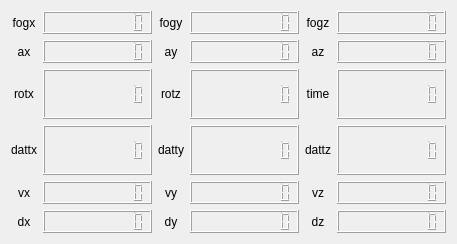
            <widget class="QWidget" name="tab_2">
             <attribute name="title">
              <string>数据显示</string>
             </attribute>
             <layout class="QGridLayout" name="gridLayout_10" columnstretch="1,3,1,3,1,3">
              <item row="2" column="2">
               <widget class="QLabel" name="label_22">
                <property name="text">
                 <string>rotz</string>
                </property>
                <property name="alignment">
                 <set>Qt::AlignCenter</set>
                </property>
               </widget>
              </item>
              <item row="0" column="0">
               <widget class="QLabel" name="label_23">
                <property name="text">
                 <string>fogx</string>
                </property>
                <property name="alignment">
                 <set>Qt::AlignCenter</set>
                </property>
               </widget>
              </item>
              <item row="0" column="2">
               <widget class="QLabel" name="label_24">
                <property name="text">
                 <string>fogy</string>
                </property>
                <property name="alignment">
                 <set>Qt::AlignCenter</set>
                </property>
               </widget>
              </item>
              <item row="4" column="1">
               <widget class="QLCDNumber" name="lcdvx_2">
                <property name="digitCount">
                 <number>10</number>
                </property>
               </widget>
              </item>
              <item row="4" column="3">
               <widget class="QLCDNumber" name="lcdvy_2">
                <property name="digitCount">
                 <number>10</number>
                </property>
               </widget>
              </item>
              <item row="0" column="5">
               <widget class="QLCDNumber" name="lcdfogz_2">
                <property name="maximumSize">
                 <size>
                  <width>16777215</width>
                  <height>50</height>
                 </size>
                </property>
                <property name="digitCount">
                 <number>10</number>
                </property>
               </widget>
              </item>
              <item row="2" column="3">
               <widget class="QLCDNumber" name="lcdrotz_2">
                <property name="minimumSize">
                 <size>
                  <width>100</width>
                  <height>50</height>
                 </size>
                </property>
                <property name="smallDecimalPoint">
                 <bool>false</bool>
                </property>
                <property name="digitCount">
                 <number>10</number>
                </property>
               </widget>
              </item>
              <item row="3" column="2">
               <widget class="QLabel" name="label_25">
                <property name="text">
                 <string>datty</string>
                </property>
                <property name="alignment">
                 <set>Qt::AlignCenter</set>
                </property>
               </widget>
              </item>
              <item row="2" column="1">
               <widget class="QLCDNumber" name="lcdrotx_2">
                <property name="maximumSize">
                 <size>
                  <width>16777215</width>
                  <height>50</height>
                 </size>
                </property>
                <property name="digitCount">
                 <number>10</number>
                </property>
               </widget>
              </item>
              <item row="3" column="4">
               <widget class="QLabel" name="label_26">
                <property name="text">
                 <string>dattz</string>
                </property>
                <property name="alignment">
                 <set>Qt::AlignCenter</set>
                </property>
               </widget>
              </item>
              <item row="1" column="5">
               <widget class="QLCDNumber" name="lcdaz_2">
                <property name="maximumSize">
                 <size>
                  <width>16777215</width>
                  <height>50</height>
                 </size>
                </property>
                <property name="digitCount">
                 <number>10</number>
                </property>
               </widget>
              </item>
              <item row="4" column="5">
               <widget class="QLCDNumber" name="lcdvz_2">
                <property name="maximumSize">
                 <size>
                  <width>16777215</width>
                  <height>50</height>
                 </size>
                </property>
                <property name="digitCount">
                 <number>10</number>
                </property>
               </widget>
              </item>
              <item row="1" column="4">
               <widget class="QLabel" name="label_27">
                <property name="text">
                 <string>az</string>
                </property>
                <property name="alignment">
                 <set>Qt::AlignCenter</set>
                </property>
               </widget>
              </item>
              <item row="1" column="2">
               <widget class="QLabel" name="label_28">
                <property name="text">
                 <string>ay</string>
                </property>
                <property name="alignment">
                 <set>Qt::AlignCenter</set>
                </property>
               </widget>
              </item>
              <item row="4" column="0">
               <widget class="QLabel" name="label_29">
                <property name="text">
                 <string>vx</string>
                </property>
                <property name="alignment">
                 <set>Qt::AlignCenter</set>
                </property>
               </widget>
              </item>
              <item row="2" column="4">
               <widget class="QLabel" name="label_30">
                <property name="text">
                 <string>time</string>
                </property>
                <property name="alignment">
                 <set>Qt::AlignCenter</set>
                </property>
               </widget>
              </item>
              <item row="1" column="1">
               <widget class="QLCDNumber" name="lcdax_2">
                <property name="maximumSize">
                 <size>
                  <width>16777215</width>
                  <height>50</height>
                 </size>
                </property>
                <property name="digitCount">
                 <number>10</number>
                </property>
               </widget>
              </item>
              <item row="0" column="3">
               <widget class="QLCDNumber" name="lcdfogy_2">
                <property name="digitCount">
                 <number>10</number>
                </property>
               </widget>
              </item>
              <item row="0" column="1">
               <widget class="QLCDNumber" name="lcdfogx_2">
                <property name="maximumSize">
                 <size>
                  <width>16777215</width>
                  <height>50</height>
                 </size>
                </property>
                <property name="digitCount">
                 <number>10</number>
                </property>
               </widget>
              </item>
              <item row="4" column="2">
               <widget class="QLabel" name="label_31">
                <property name="text">
                 <string>vy</string>
                </property>
                <property name="alignment">
                 <set>Qt::AlignCenter</set>
                </property>
               </widget>
              </item>
              <item row="4" column="4">
               <widget class="QLabel" name="label_32">
                <property name="text">
                 <string>vz</string>
                </property>
                <property name="alignment">
                 <set>Qt::AlignCenter</set>
                </property>
               </widget>
              </item>
              <item row="2" column="5">
               <widget class="QLCDNumber" name="lcdtime_2">
                <property name="maximumSize">
                 <size>
                  <width>16777215</width>
                  <height>50</height>
                 </size>
                </property>
                <property name="digitCount">
                 <number>10</number>
                </property>
               </widget>
              </item>
              <item row="1" column="3">
               <widget class="QLCDNumber" name="lcday_2">
                <property name="digitCount">
                 <number>10</number>
                </property>
               </widget>
              </item>
              <item row="3" column="3">
               <widget class="QLCDNumber" name="lcdatty_2">
                <property name="sizePolicy">
                 <sizepolicy hsizetype="Minimum" vsizetype="Minimum">
                  <horstretch>0</horstretch>
                  <verstretch>0</verstretch>
                 </sizepolicy>
                </property>
                <property name="minimumSize">
                 <size>
                  <width>100</width>
                  <height>50</height>
                 </size>
                </property>
                <property name="maximumSize">
                 <size>
                  <width>16777215</width>
                  <height>50</height>
                 </size>
                </property>
                <property name="digitCount">
                 <number>10</number>
                </property>
               </widget>
              </item>
              <item row="3" column="1">
               <widget class="QLCDNumber" name="lcdattx_2">
                <property name="digitCount">
                 <number>10</number>
                </property>
               </widget>
              </item>
              <item row="3" column="0">
               <widget class="QLabel" name="label_33">
                <property name="text">
                 <string>dattx</string>
                </property>
                <property name="alignment">
                 <set>Qt::AlignCenter</set>
                </property>
               </widget>
              </item>
              <item row="3" column="5">
               <widget class="QLCDNumber" name="lcdattz_2">
                <property name="maximumSize">
                 <size>
                  <width>16777215</width>
                  <height>50</height>
                 </size>
                </property>
                <property name="digitCount">
                 <number>10</number>
                </property>
               </widget>
              </item>
              <item row="2" column="0">
               <widget class="QLabel" name="label_34">
                <property name="text">
                 <string>rotx</string>
                </property>
                <property name="alignment">
                 <set>Qt::AlignCenter</set>
                </property>
               </widget>
              </item>
              <item row="0" column="4">
               <widget class="QLabel" name="label_35">
                <property name="sizePolicy">
                 <sizepolicy hsizetype="Preferred" vsizetype="Preferred">
                  <horstretch>0</horstretch>
                  <verstretch>0</verstretch>
                 </sizepolicy>
                </property>
                <property name="text">
                 <string>fogz</string>
                </property>
                <property name="alignment">
                 <set>Qt::AlignCenter</set>
                </property>
               </widget>
              </item>
              <item row="5" column="1">
               <widget class="QLCDNumber" name="lcddx_2">
                <property name="digitCount">
                 <number>10</number>
                </property>
               </widget>
              </item>
              <item row="5" column="3">
               <widget class="QLCDNumber" name="lcddy_2">
                <property name="digitCount">
                 <number>10</number>
                </property>
               </widget>
              </item>
              <item row="5" column="5">
               <widget class="QLCDNumber" name="lcddz_2">
                <property name="maximumSize">
                 <size>
                  <width>16777215</width>
                  <height>50</height>
                 </size>
                </property>
                <property name="digitCount">
                 <number>10</number>
                </property>
               </widget>
              </item>
              <item row="5" column="0">
               <widget class="QLabel" name="label_36">
                <property name="text">
                 <string>dx</string>
                </property>
                <property name="alignment">
                 <set>Qt::AlignCenter</set>
                </property>
               </widget>
              </item>
              <item row="5" column="2">
               <widget class="QLabel" name="label_37">
                <property name="text">
                 <string>dy</string>
                </property>
                <property name="alignment">
                 <set>Qt::AlignCenter</set>
                </property>
               </widget>
              </item>
              <item row="5" column="4">
               <widget class="QLabel" name="label_38">
                <property name="text">
                 <string>dz</string>
                </property>
                <property name="alignment">
                 <set>Qt::AlignCenter</set>
                </property>
               </widget>
              </item>
              <item row="1" column="0">
               <widget class="QLabel" name="label_21">
                <property name="text">
                 <string>ax</string>
                </property>
                <property name="alignment">
                 <set>Qt::AlignCenter</set>
                </property>
               </widget>
              </item>
             </layout>
            </widget>
